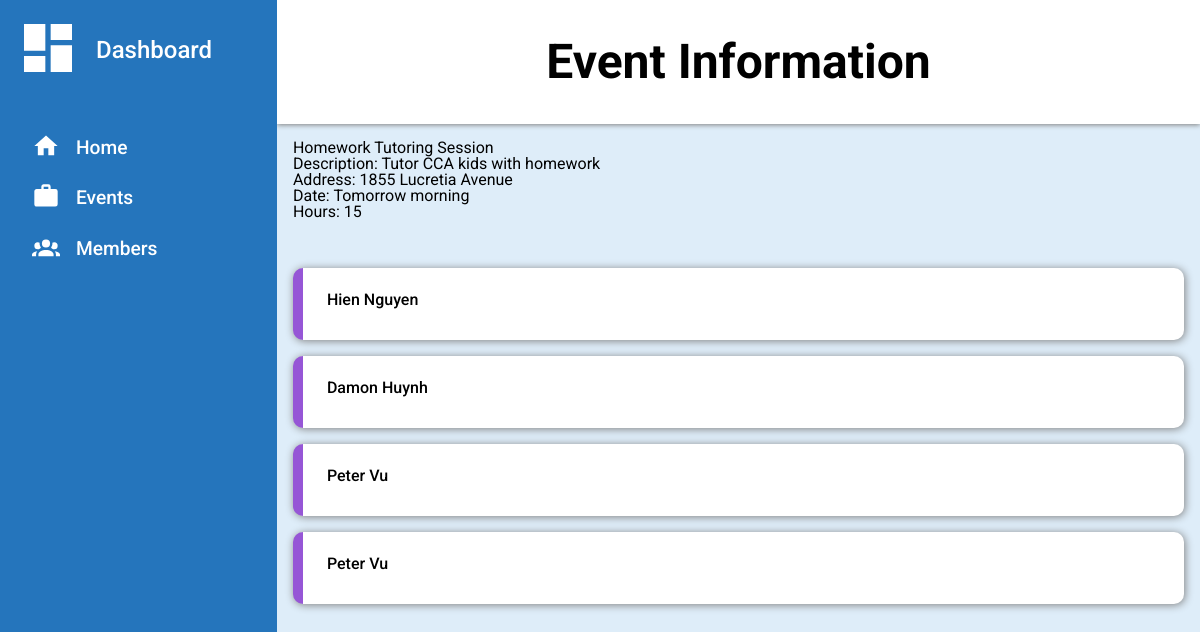
/event/7, run on the app's committed database.
### app.py (models this page shows)
class Event(db.Model):
    id = db.Column(db.Integer, primary_key = True)
    name = db.Column(db.String(100), unique = False, index = True)
    description = db.Column(db.String(250), unique = False, index = True)
    address = db.Column(db.String(250), unique = False, index = True)
    date = db.Column(db.String(40), unique = False, index = True)
    hours = db.Column(db.Integer, index = True, unique = False)

class Member(db.Model):
    id = db.Column(db.Integer, primary_key = True)
    name = db.Column(db.String(100), unique = False, index = True)
    student_id = db.Column(db.Integer, index = True, unique = False)
    hours = db.Column(db.Integer, index = True, unique = False)
    grade = db.Column(db.Integer, index = True, unique = False)
    email = db.Column(db.String(100), unique = False, index = True)
    events = db.relationship('Event', secondary = member_event, backref = 'members')

### app.py (the view)
@app.route('/event/<int:id>')
def event(id):
    event = Event.query.get(id)
    return render_template('event.html', event = event)

### templates/event.html (shortened to what this page needs)
{% extends 'base.html' %}
{% block content %}
<div class="header">
    <div class = "eventName">
        <p>Event Information</p>
    </div>
</div>
<div class="sidebar">
    <p><span><svg class="dash clickable" xmlns="http://www.w3.org/2000/svg" viewBox="0 0 24 24"><title>view-dashboard</title><path d="M13,3V9H21V3M13,21H21V11H13M3,21H11V15H3M3,13H11V3H3V13Z" /></svg></span>Dashboard</p>
    <ul>
        <a href="{{ url_for('dashboard') }}">
            <li class="clickable"><span><svg xmlns="http://www.w3.org/2000/svg" viewBox="0 0 24 24"><title>home</title><path d="M10,20V14H14V20H19V12H22L12,3L2,12H5V20H10Z" /></svg></span>Home</li>
        </a>
        <a href="{{ url_for('events') }}">
            <li class="clickable"><span><svg xmlns="http://www.w3.org/2000/svg" viewBox="0 0 24 24"><title>briefcase</title><path d="M10,2H14A2,2 0 0,1 16,4V6H20A2,2 0 0,1 22,8V19A2,2 0 0,1 20,21H4C2.89,21 2,20.1 2,19V8C2,6.89 2.89,6 4,6H8V4C8,2.89 8.89,2 10,2M14,6V4H10V6H14Z" /></svg></span>Events</li>
        </a>
        <a href="{{ url_for('members') }}">
            <li class="clickable"><span></span>Members</li>
        </a>
    </ul>
</div>
<div class="content">
    <div>
        <p>{{ event.name }}</p>
        <p>Description: {{ event.description }}</p>
        <p>Address: {{ event.address }}</p>
        <p>Date: {{ event.date }}</p>
        <p>Hours: {{ event.hours }}</p>
    </div>
    <div class="members">
        <p class="content-label"></p>
        {% for member in event.members %}
            <a class="clickable" href="{{ url_for('member', id = member.id) }}">
                <div>
                    <p>{{ member.name }}</p>
                </div>
            </a>
        {% endfor %}
    </div>
</div>
{% endblock %}

### static/style.css (style rules this page uses)
html, body, div, span, applet, object, iframe, h1, h2, h3, h4, h5, h6, p, blockquote, pre, a, abbr, acronym, address, big, cite, code, del, dfn, em, img, ins, kbd, q, s, samp, small, strike, strong, sub, sup, tt, var, b, u, i, center, dl, dt, dd, ol, ul, li, fieldset, form, label, legend, table, caption, tbody, tfoot, thead, tr, th, td, article, aside, canvas, details, embed, figure, figcaption, footer, header, hgroup, menu, nav, output, ruby, section, summary, time, mark, audio, video { margin: 0; padding: 0; border: 0; font-size: 100%; font: inherit; vertical-align: baseline; }
body { line-height: 1; font-family: "Roboto"; }
ol, ul { list-style: none; }
:root { --sidebar: #2575bc; --project-border: #BC6C25; --main-background: #deedf9; --text-color: rgb(255, 255, 255); }
body { display: grid; grid-template-rows: 1fr 9fr; grid-template-columns: 1.2fr 4fr; height: 100vh; background-color: var(--main-background); }
.header { background-color: white; grid-column: 2; grid-row: 1 / 2; display: flex; flex-direction: column; justify-content: space-between; grid-template-rows: 1fr 2.5fr; padding: .75rem 2rem; line-height: 1.5rem; box-shadow: 0px 1px 5px grey; row-gap: 1rem; }
.eventName { height: 100px; display: flex; justify-content: center; align-items: center; font-weight: 700; font-size: 3rem; line-height: 3rem; }
.sidebar { background-color: var(--sidebar); grid-row: 1 / 3; padding: 1rem; }
a { text-decoration: none; }
.sidebar ul { display: grid; font-size: 1.2rem; margin-bottom: 3rem; gap: 1.2rem; }
.sidebar li, .sidebar p { color: var(--text-color); font-weight:500; display: flex; align-items: center; }
.sidebar p { font-size: 1.5rem; margin-bottom: 3rem; }
.content { padding: 1rem; }
.content-label { font-weight: 500; font-size: 1.1rem; grid-row: 1; grid-column: 1 / -1; }
.events, .members { grid-row: 1 / 4; display: grid; grid-template-rows: 2rem; gap: 1rem; grid-template-columns: 1fr; }
.events a>div, .members>a>div { display: flex; flex-direction: column; justify-content: space-between; background-color: white; border-radius: 10px; padding: 1.5rem; box-shadow: 1px 1px 8px grey; border-left: 10px solid var(--project-border); font-size: .75rem; color: grey; line-height: 1rem; transition: 100ms ease-out; }
.members>a>div { border-left:10px solid rgb(150, 86, 214); }
.events div > p, .members div > p { color: black; font-size: 1rem; font-weight: 500; margin-bottom: .5rem; }
.sidebar svg { fill: white; padding-right: 1rem; }
.dash { width: 4rem; }
li svg { margin-left: 1rem; width: 1.75rem; }
.clickable, .events>div, .members>p { cursor: pointer; }

### data on the page
Event: name "Homework Tutoring Session", description "Tutor CCA kids with homework", address "1855 Lucretia Avenue", date "Tomorrow morning", hours "15"
Member: name "Hien Nguyen"
Member: name "Damon Huynh"
Member: name "Peter Vu"
Member: name "Peter Vu"
